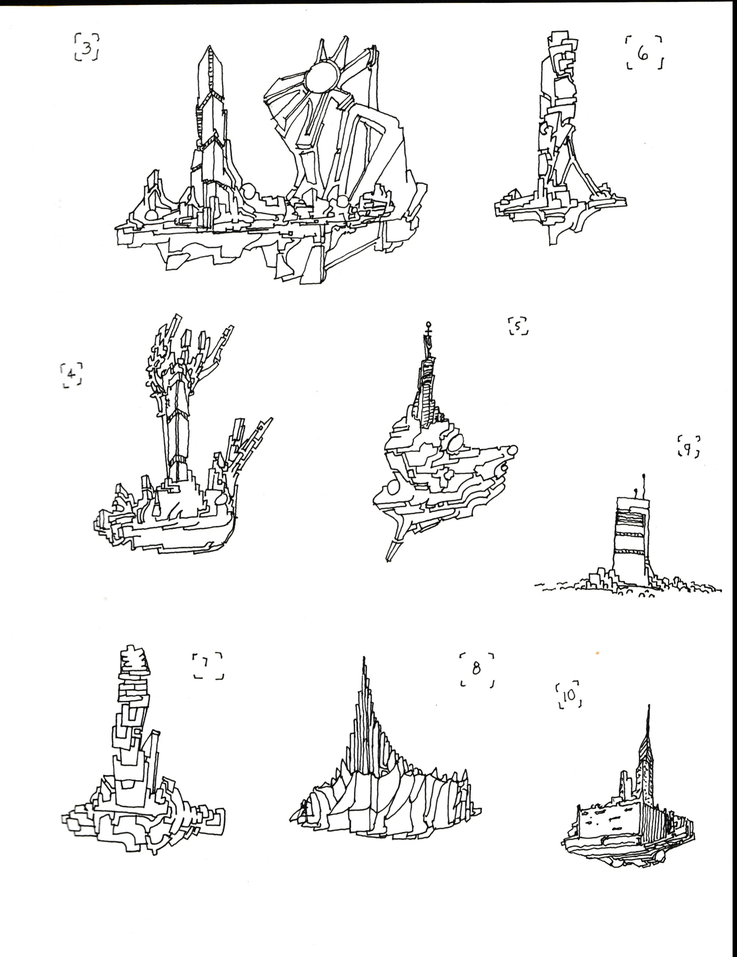
#> input picture media/raw_formatted/2.png, 737 x 957 px, shrunk from 2500 x 3245 before the run
$ python pngs_fr_towers_pattern.py
#> lines starting #> are read from the running program, lines starting #| are printed output that depends on the picture; after the words box and inside, x2 and y2 are one past the last pixel; in counts of white or black regions, pixels touching at a corner belong together
import cv2
import numpy as np
import os

def extract_and_debug_towers(input_path, towers_output_folder, debug_output_path):
    # Ensure the output directory exists
#> called with input_path = '../media/raw_formatted/2.png', towers_output_folder = '../media/test_2.png', debug_output_path = '../media/debug_2.png'
    if not os.path.exists(towers_output_folder):
        os.makedirs(towers_output_folder)

    # Load the image in grayscale
    image = cv2.imread(input_path, cv2.IMREAD_GRAYSCALE)
    debug_image = cv2.cvtColor(image, cv2.COLOR_GRAY2BGR)  # Convert to color for debugging

    # Load the image in color
    image_color = cv2.imread(input_path)
#> image_color is the input picture: shape (957, 737, 3); mean B, G, R 240.2, 240.4, 240.4

    # Threshold the image to binary using Otsu's method
    _, binary = cv2.threshold(image, 0, 255, cv2.THRESH_BINARY_INV + cv2.THRESH_OTSU)
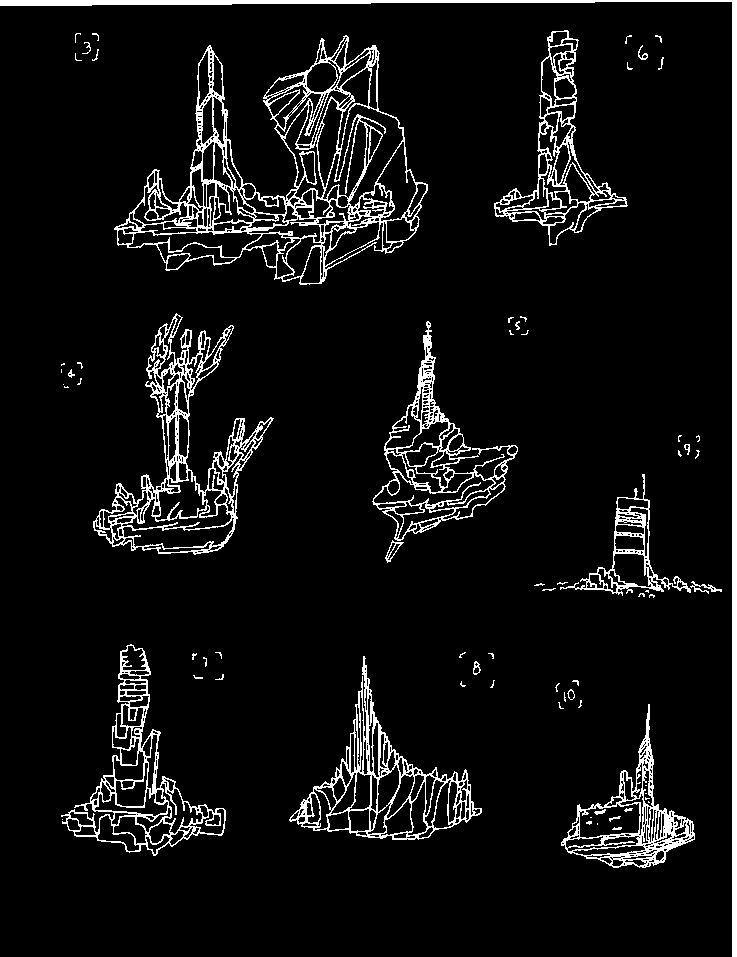
#> binary: shape (957, 737); 6.8% white; 72 white regions (45 under 20 px)

    # Refine binary image
    kernel = np.ones((1,1), np.uint8)
    eroded = cv2.erode(binary, kernel, iterations=1)
    refined_binary = cv2.dilate(eroded, kernel, iterations=1)

    # Find contours on the refined binary image
    contours, _ = cv2.findContours(refined_binary, cv2.RETR_EXTERNAL, cv2.CHAIN_APPROX_SIMPLE)
#> contours = 61 contours, 46 with area under 20; largest, box (x1, y1, x2, y2) and area: (114, 35, 428, 285) 38966, (93, 313, 274, 555) 15563, (289, 656, 482, 840) 12516, (61, 644, 226, 856) 11576, (372, 321, 518, 541) 10706

    # Filter out small contours
    min_area = 150
    contours = [c for c in contours if cv2.contourArea(c) > min_area]
#> contours = 9 contours; largest, box (x1, y1, x2, y2) and area: (114, 35, 428, 285) 38966, (93, 313, 274, 555) 15563, (289, 656, 482, 840) 12516, (61, 644, 226, 856) 11576, (372, 321, 518, 541) 10706

    # For each contour, extract tower and debug
    for idx, contour in enumerate(contours):
        # Bounding box of the contour
        x, y, w, h = cv2.boundingRect(contour)

        # Within the bounding box, find contours again to filter out artifacts
        roi = binary[y:y+h, x:x+w]
        sub_contours, _ = cv2.findContours(roi, cv2.RETR_EXTERNAL, cv2.CHAIN_APPROX_SIMPLE)
        areas = [cv2.contourArea(c) for c in sub_contours]
        max_index = np.argmax(areas)  # Index of the main tower

        # Create a mask using only the main tower contour
        mask = np.zeros_like(roi)
        cv2.drawContours(mask, sub_contours, max_index, (255), thickness=cv2.FILLED)

        # Extract tower with mask applied
        tower_img = cv2.bitwise_and(image_color[y:y+h, x:x+w], image_color[y:y+h, x:x+w], mask=mask)

        # Convert the extracted image to square with transparency
        size = max(w, h)
        canvas = np.zeros((size, size, 4), dtype=np.uint8)
        start_x = (size - w) // 2
        start_y = (size - h) // 2
        canvas[start_y:start_y+h, start_x:start_x+w, :3] = tower_img
        canvas[start_y:start_y+h, start_x:start_x+w, 3] = mask

        # Save the extracted tower
        tower_output_path = os.path.join(towers_output_folder, f'tower_{idx}.png')
        cv2.imwrite(tower_output_path, canvas)

        # For debugging: Draw contour and index on the debug_image
        color = tuple(np.random.randint(0, 255, 3).tolist())  # BGR format. Random color for each contour
        index_number_color = (0, 0, 0) # Blue in BGR format.
        middle_index_color = (250, 250, 250)
        print(color)
        cv2.drawContours(debug_image, [contour], -1, color, 2)
        cv2.putText(debug_image, str(idx), (x + 5, y + 25), cv2.FONT_HERSHEY_SIMPLEX, 0.4, index_number_color, 2)
        print("the index number color is ", index_number_color)
#> this loop made 9 passes
#> (x, y, w, h, areas, max_index, size, start_x) on passes 1 to 7: (561, 704, 134, 164, [0, 7676, 2.5], 1, 164, 15), (289, 656, 193, 184, [5.5, 62, 1.5, 12516], 3, 193, 0), (61, 644, 165, 212, [0, 8.5, 6.5, 6, 8.5, 4, 11576], 6, 212, 23), (560, 474, 131, 122, [3, 5, 3, 0, 2.5, 3946], 5, 131, 0), (372, 321, 146, 220, [0, 3.5, 0.5, 5, 1, 10705.5], 5, 220, 37), (93, 313, 181, 242, [15563], 0, 242, 30), (114, 35, 314, 250, [38965.5], 0, 314, 0)
#> (printed output is left out)
#> pass 1, in extract_and_debug_towers, `roi = binary[y:y+h, x:x+w]`:
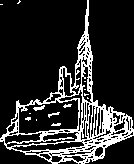
#> roi: shape (164, 134); 17.3% white in thin lines or dots
#> pass 1, in extract_and_debug_towers, `tower_img = cv2.bitwise_and(image_color[y:y+h, x:x+w], image_color[y:y..`:
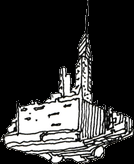
#> tower_img: shape (164, 134, 3); mean B, G, R 56.5, 56.9, 56.9
#> pass 1, in extract_and_debug_towers, `cv2.imwrite(tower_output_path, canvas)`:
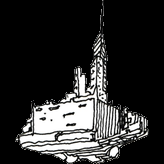
#> saved as tower_0.png: shape (164, 164, 4); mean B, G, R, A 46.2, 46.5, 46.5, 75.5
#> after the loop:
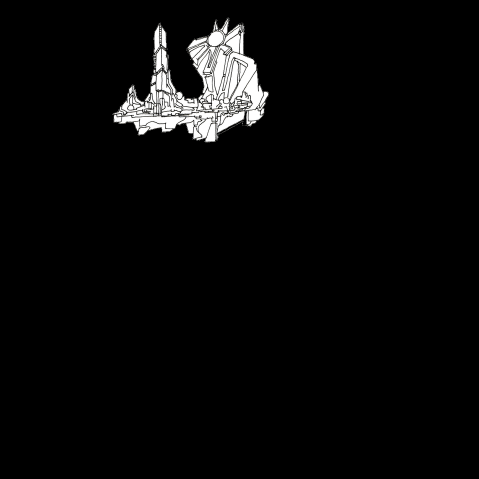
#> canvas: shape (957, 957, 4) (shown at 1/2 size); mean B, G, R, A 8.5, 8.5, 8.5, 11.1
#> after the loop:
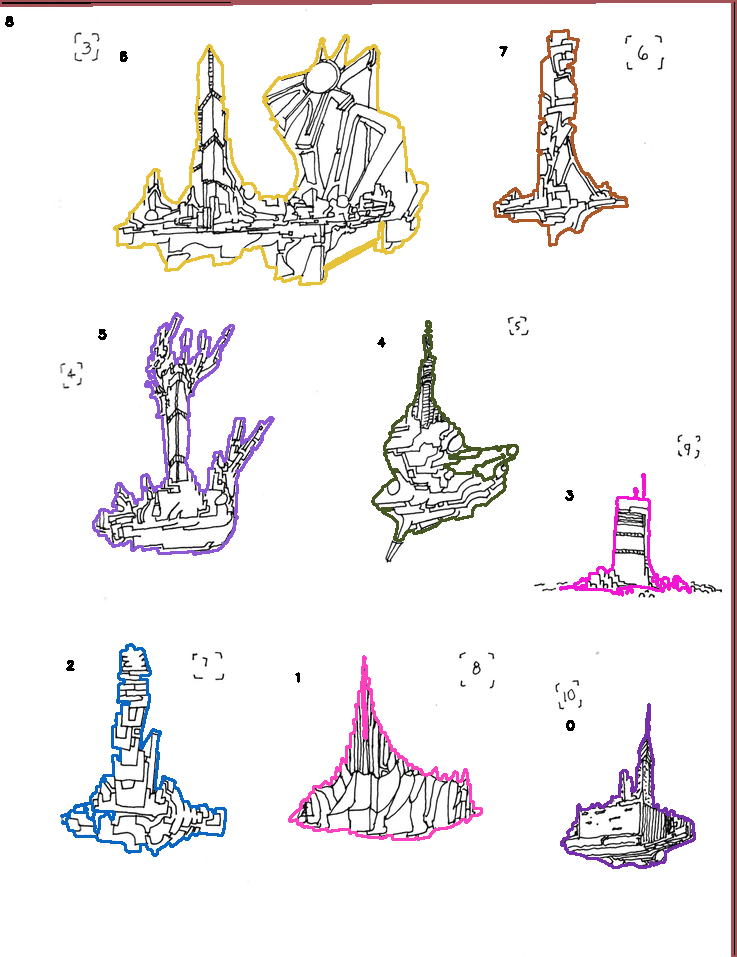
#> debug_image: shape (957, 737, 3); mean B, G, R 239.8, 238.5, 241.4
#> after the loop:
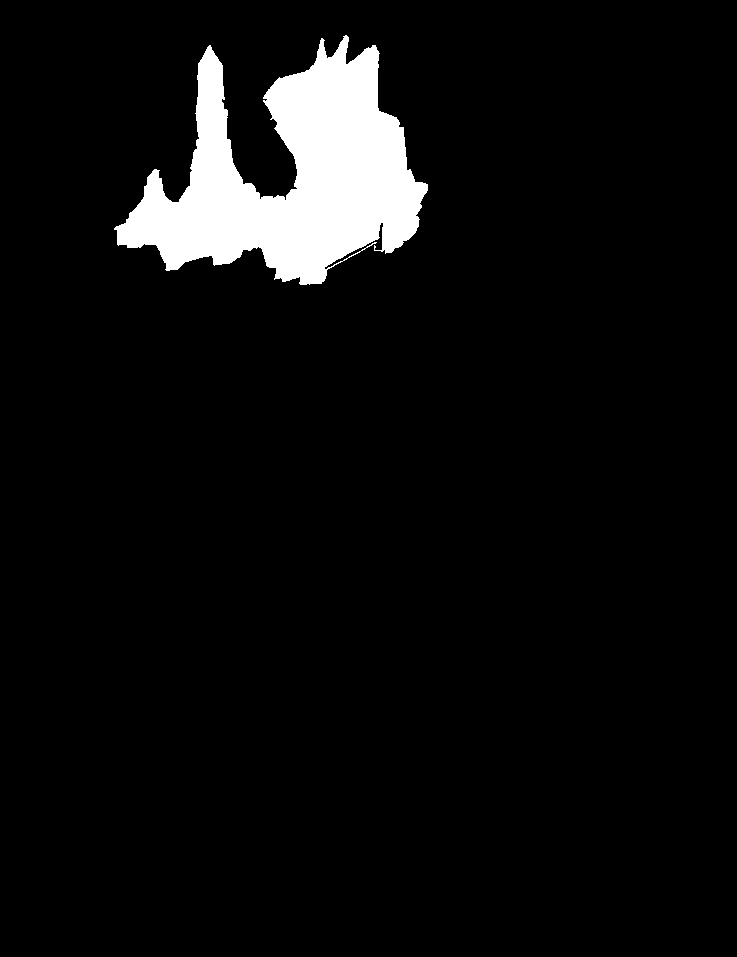
#> mask: shape (957, 737); 5.6% white; 1 white region, box (x1, y1, x2, y2) and area: (114, 35, 428, 285) 39751

    # Save the debug image
    cv2.imwrite(debug_output_path, debug_image)
    print(f"Extracted {len(contours)} towers and generated a debug image!")
#| Extracted 9 towers and generated a debug image!

# Update paths accordingly
input_path = '../media/raw_formatted/2.png'
towers_output_folder = '../media/test_2.png'
debug_output_path = '../media/debug_2.png'

extract_and_debug_towers(input_path, towers_output_folder, debug_output_path)

$ run again, with media/raw_formatted/4.png copied over media/raw_formatted/2.png
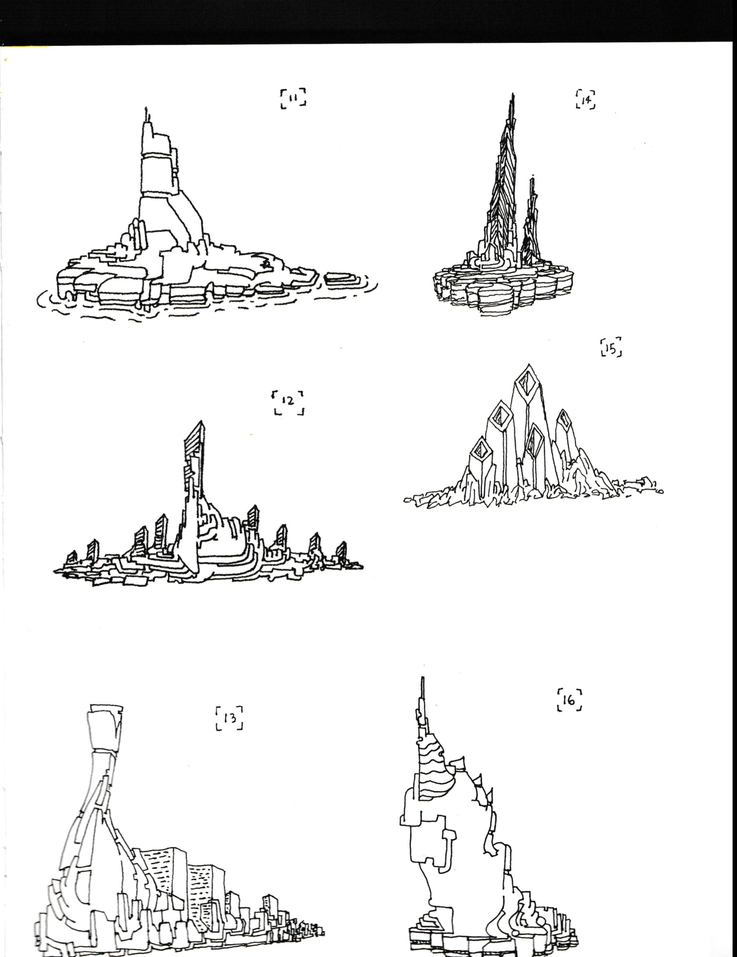
#> input picture media/raw_formatted/4.png, 737 x 957 px, shrunk from 2500 x 3245 before the run
#> in extract_and_debug_towers, image_color is the input picture: shape (957, 737, 3); mean B, G, R 231.5, 231.6, 231.7
#> in extract_and_debug_towers, `_, binary = cv2.threshold(image, 0, 255, cv2.THRESH_BINARY_INV + cv2.T..`:
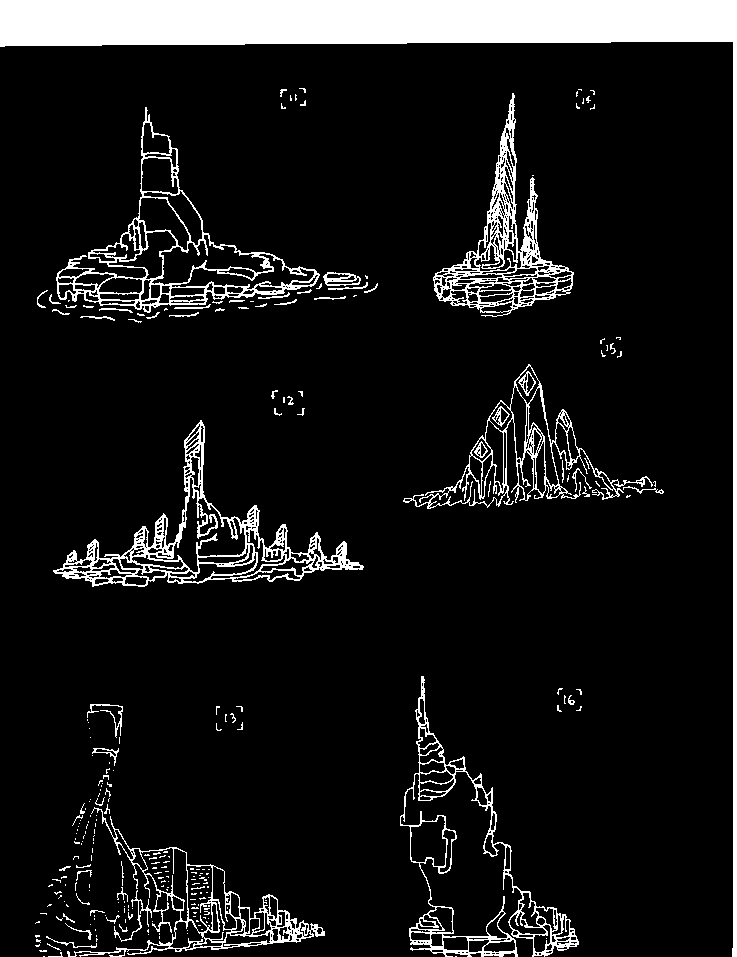
#> binary: shape (957, 737); 9.7% white; 258 white regions (195 under 20 px)
#> in extract_and_debug_towers, `contours, _ = cv2.findContours(refined_binary, cv2.RETR_EXTERNAL, cv2...`: contours = 195 contours, 171 with area under 20; largest, box (x1, y1, x2, y2) and area: (0, 0, 737, 957) 34298, (56, 107, 320, 313) 17081, (53, 420, 364, 587) 13714, (400, 676, 579, 957) 10385, (433, 93, 574, 317) 9932
#> in extract_and_debug_towers, `contours = [c for c in contours if cv2.contourArea(c) > min_area]`: contours = 8 contours; box (x1, y1, x2, y2) and area: (0, 0, 737, 957) 34298, (56, 107, 320, 313) 17081, (53, 420, 364, 587) 13714, (400, 676, 579, 957) 10385, (433, 93, 574, 317) 9932, (67, 807, 325, 957) 9226, (403, 364, 653, 509) 9063, (323, 272, 361, 286) 382
#> the loop in extract_and_debug_towers, `for idx, contour in enumerate(contours):` made 8 passes
#> (x, y, w, h, areas, max_index, size, start_x) on passes 2, 3, 4, 7: (400, 676, 179, 281, [0, 0, 7.5, 23, 2.5, 0, 5.5, 10385], 7, 281, 51), (53, 420, 311, 167, [13714], 0, 311, 0), (403, 364, 250, 145, [3.5, 14, 10, 3.5, 2, 0, 26.5, 7, 3, 9063], 9, 250, 0), (433, 93, 141, 224, [0, 9932], 1, 224, 41)
#> (printed output is left out)
#> after the loop in extract_and_debug_towers, `for idx, contour in enumerate(contours):`:
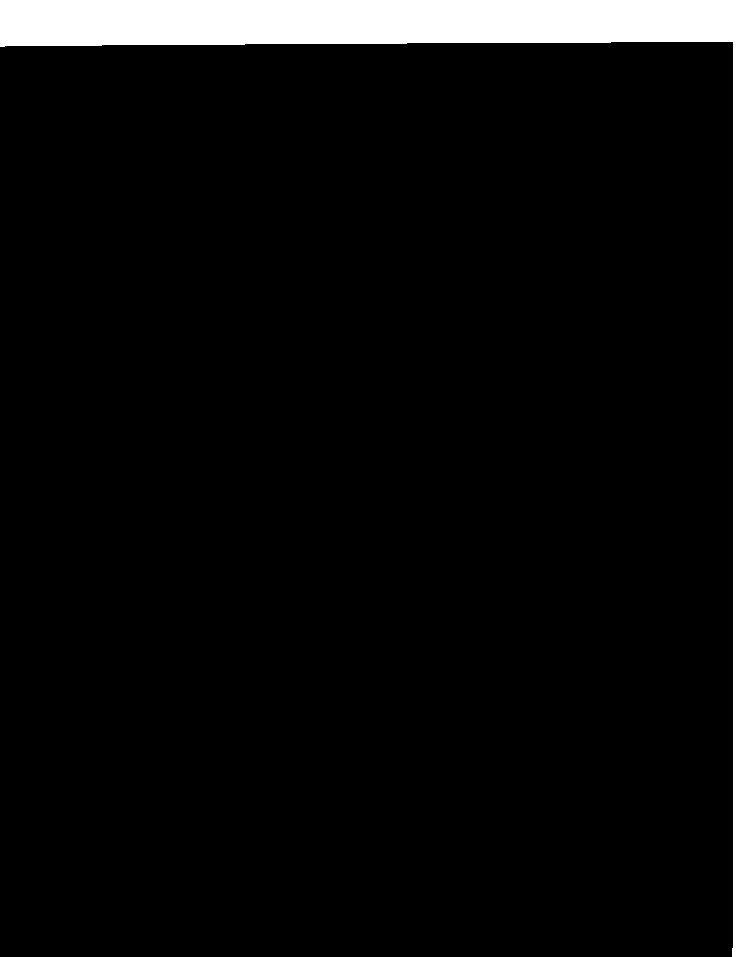
#> mask: shape (957, 737); 5.1% white; 1 white region, box (x1, y1, x2, y2) and area: (0, 0, 737, 957) 35993
#| Extracted 8 towers and generated a debug image!
